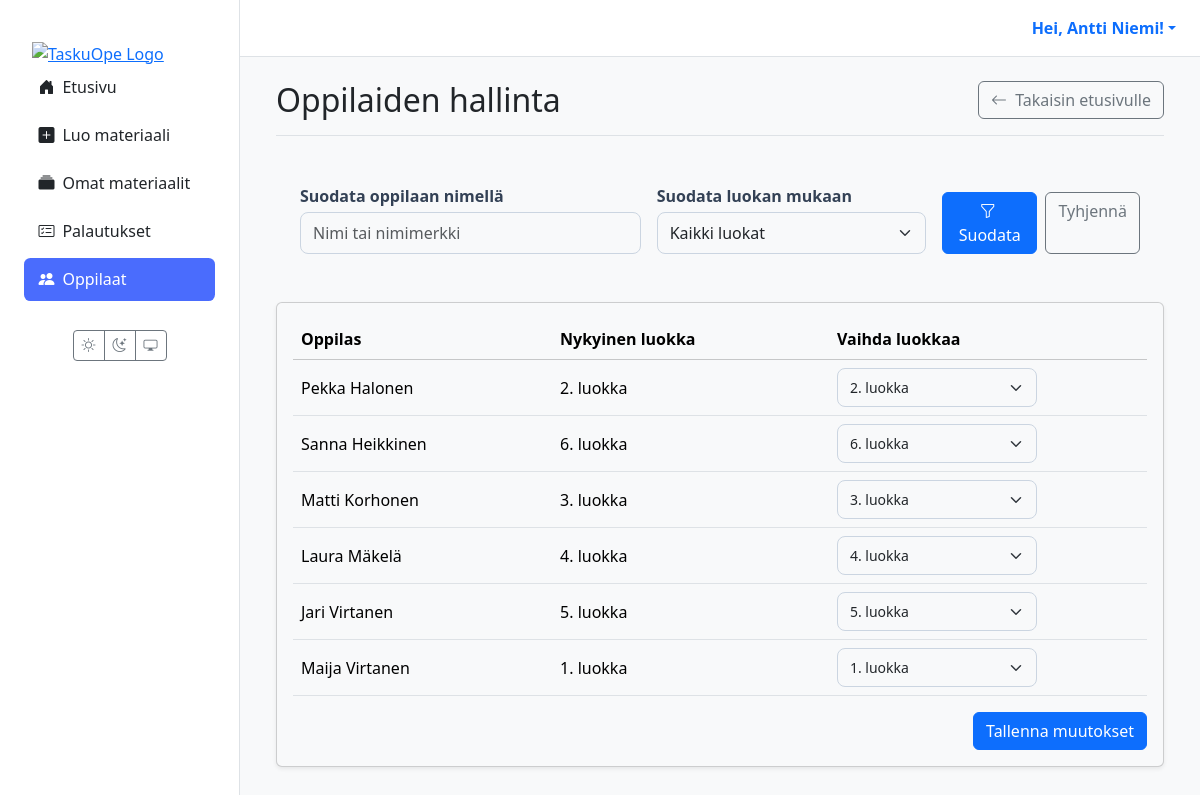
The page /students/ (signed in) on the database as committed earlier.
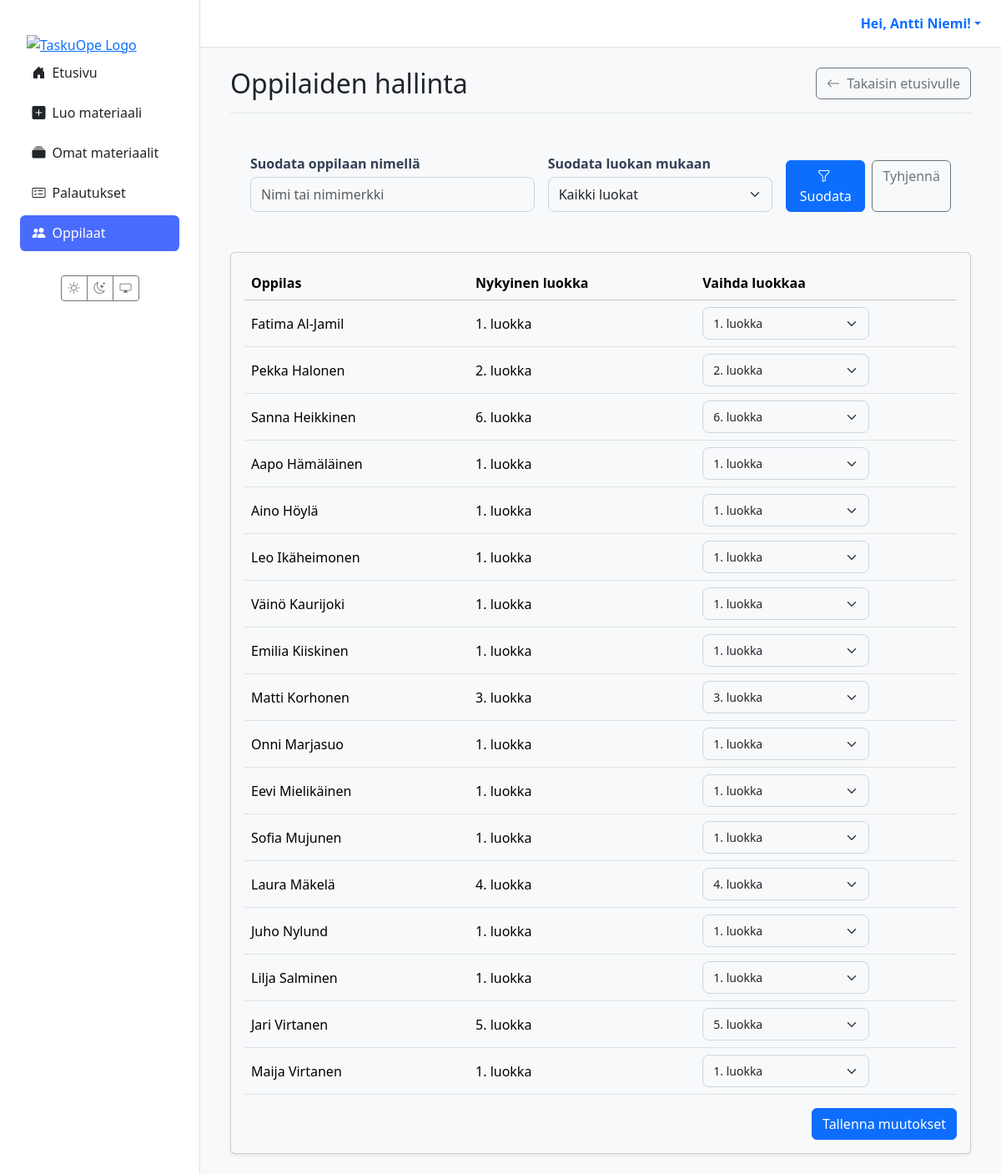
The same page on the database as committed later.
### users/models.py (models this page shows, shortened)
class CustomUser(AbstractUser):
    class Role(models.TextChoices):
        TEACHER = 'TEACHER', 'Teacher'
        STUDENT = 'STUDENT', 'Student'
    role = models.CharField(max_length=50, choices=Role.choices, default=Role.STUDENT)
    grade_class = models.PositiveSmallIntegerField(
        verbose_name="Luokka-aste",
        null=True,
        blank=True,
        choices=[(i, f"{i}. luokka") for i in range(1, 7)]
    )
    profile_image = models.ImageField(
        verbose_name="Profiilikuva",
        upload_to='profile_pics/',
        null=True,
        blank=True
    )

### materials/views/teacher.py (the view, shortened to what this page needs)
# urls.py: path('students/', views.teacher_student_list_view, name='teacher_student_list'),
@login_required
def teacher_student_list_view(request):
    if request.user.role != 'TEACHER':
        messages.error(request, "Vain opettajat voivat hallita opiskelijoita.")
        return redirect('dashboard')
    students = CustomUser.objects.filter(role='STUDENT').order_by('last_name', 'first_name')
    grade_choices = CustomUser._meta.get_field('grade_class').choices
    students = CustomUser.objects.filter(role='STUDENT').order_by('last_name', 'first_name')
    q = (request.GET.get('q') or '').strip()
    selected_grade = request.GET.get('grade', '').strip()
    if selected_grade:
        students = students.filter(grade_class=selected_grade)
    grade_choices = CustomUser._meta.get_field('grade_class').choices
    context = {
        'students': students,
        'grade_choices': grade_choices,
        'q': q,   # <-- välitetään templatelle
        'selected_grade': selected_grade,
    }
    return render(request, 'materials/teacher_student_list.html', context)

### templates/materials/teacher_student_list.html (shortened to what this page needs)
{% extends 'partials/base.html' %}
{% block content %}
<div class="container-fluid">
  <div class="d-flex justify-content-between align-items-center mb-4 border-bottom pb-3">
    <h1 class="h2 mb-0">Oppilaiden hallinta</h1>
    <a href="{% url 'dashboard' %}" class="btn btn-outline-secondary">
      <i class="bi bi-arrow-left me-1"></i> Takaisin etusivulle
    </a>
  </div>
<form method="get" class="filter-panel p-3 p-md-4 rounded-3 mb-4">
  <div class="row g-3 align-items-end">
    <div class="col-md-5">
      <label for="student-query" class="form-label fw-semibold mb-1">Suodata oppilaan nimellä</label>
      <input type="text"
             id="student-query"
             name="q"
             value="{{ q|default_if_none:'' }}"
             class="form-control"
             placeholder="Nimi tai nimimerkki">
    </div>
    <div class="col-md-4">
      <label for="grade-filter" class="form-label fw-semibold mb-1">Suodata luokan mukaan</label>
      <select id="grade-filter" name="grade" class="form-select">
        <option value="">Kaikki luokat</option>
      </select>
    </div>
    <div class="col-md-3 d-flex gap-2 justify-content-md-end">
      <button type="submit" class="btn btn-primary">
        <i class="bi bi-funnel me-1"></i> Suodata
      </button>
      <a href="{% url 'teacher_student_list' %}" class="btn btn-outline-secondary">Tyhjennä</a>
    </div>
  </div>
</form>
  <div class="card shadow-sm">
    <div class="card-body">
      <form method="post">
        <table class="table table-hover align-middle tasks">
          <thead class="table-light">
            <tr>
              <th>Oppilas</th>
              <th>Nykyinen luokka</th>
              <th>Vaihda luokkaa</th>
            </tr>
          </thead>
          <tbody>
            {% for student in students %}
              <tr>
                <td data-label="Oppilas">{{ student.get_full_name|default:student.username }}</td>
                <td data-label="Nykyinen luokka">{{ student.get_grade_class_display|default:"Ei asetettu" }}</td>
                <td data-label="Vaihda luokkaa">
                  <select name="student-{{ student.id }}" class="form-select form-select-sm" style="max-width: 200px;">
                    {% for grade, display in grade_choices %}
                      <option value="{{ grade }}" {% if student.grade_class == grade %}selected{% endif %}>
                        {{ display }}
                      </option>
                    {% endfor %}
                  </select>
                </td>
              </tr>
            {% empty %}
              <tr>
                <td colspan="3" class="text-center text-muted py-4">Järjestelmässä ei ole oppilaita.</td>
              </tr>
            {% endfor %}
          </tbody>
        </table>
        <div class="mt-3 text-end">
          <button type="submit" class="btn btn-primary">Tallenna muutokset</button>
        </div>
      </form>
    </div>
  </div>
</div>
{% endblock %}

Rows that differ between the two databases and show on the page:
added CustomUser: get_full_name "Fatima Al-Jamil", grade_class "1. luokka", grade_class+id "1. luokka"
added CustomUser: get_full_name "Aapo Hämäläinen", grade_class "1. luokka", grade_class+id "1. luokka"
added CustomUser: get_full_name "Aino Höylä", grade_class "1. luokka", grade_class+id "1. luokka"
added CustomUser: get_full_name "Leo Ikäheimonen", grade_class "1. luokka", grade_class+id "1. luokka"
added CustomUser: get_full_name "Väinö Kaurijoki", grade_class "1. luokka", grade_class+id "1. luokka"
added CustomUser: get_full_name "Emilia Kiiskinen", grade_class "1. luokka", grade_class+id "1. luokka"
added CustomUser: get_full_name "Onni Marjasuo", grade_class "1. luokka", grade_class+id "1. luokka"
added CustomUser: get_full_name "Eevi Mielikäinen", grade_class "1. luokka", grade_class+id "1. luokka"
added CustomUser: get_full_name "Sofia Mujunen", grade_class "1. luokka", grade_class+id "1. luokka"
added CustomUser: get_full_name "Juho Nylund", grade_class "1. luokka", grade_class+id "1. luokka"
added CustomUser: get_full_name "Lilja Salminen", grade_class "1. luokka", grade_class+id "1. luokka"
